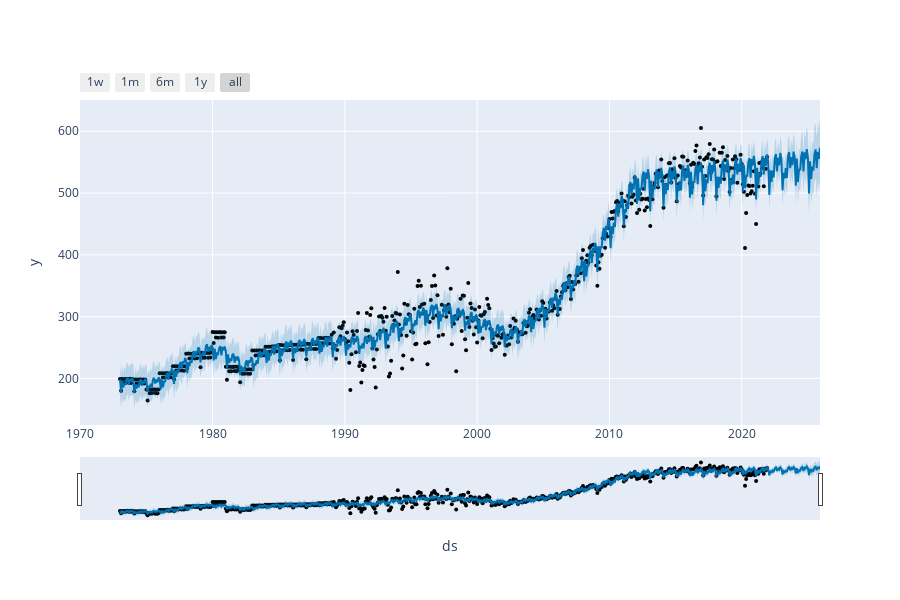
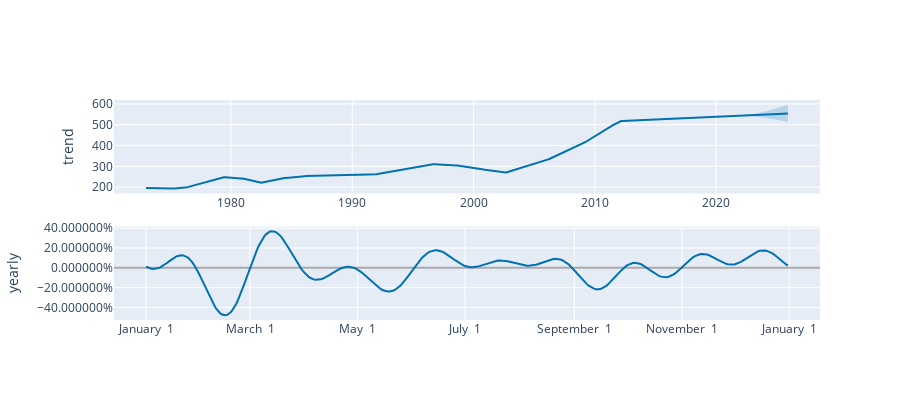

The notebook cell saved with these charts, in order:
### Code cell
# Gráfico Dinámico: Pronóstico y Componentes
fig_plotly1 = plot_plotly(model_prophet, forecast)
fig_plotly1.show()
fig_plotly2 = plot_components_plotly(model_prophet, forecast)
fig_plotly2.show()

### Figure 1 — Plotly figure (JSON) as saved in the notebook; plotly's stock layout.template omitted (floating-point values rounded to 4 significant figures; data arrays with more than 128 entries replaced by an {"elided": "..."} marker saying what was removed)
{"data": [{"marker": {"color": "black", "size": 4}, "mode": "markers", "name": "Actual", "type": "scatter", "x": {"elided": "588 str values"}, "y": {"elided": "588 float values"}}, {"hoverinfo": "skip", "line": {"width": 0}, "mode": "lines", "type": "scatter", "x": {"elided": "636 str values"}, "y": {"elided": "636 float values"}}, {"fill": "tonexty", "fillcolor": "rgba(0, 114, 178, 0.2)", "line": {"color": "#0072B2", "width": 2}, "mode": "lines", "name": "Predicted", "type": "scatter", "x": {"elided": "636 str values"}, "y": {"elided": "636 float values"}}, {"fill": "tonexty", "fillcolor": "rgba(0, 114, 178, 0.2)", "hoverinfo": "skip", "line": {"width": 0}, "mode": "lines", "type": "scatter", "x": {"elided": "636 str values"}, "y": {"elided": "636 float values"}}], "layout": {"height": 600, "showlegend": false, "width": 900, "xaxis": {"rangeselector": {"buttons": [{"count": 7, "label": "1w", "step": "day", "stepmode": "backward"}, {"count": 1, "label": "1m", "step": "month", "stepmode": "backward"}, {"count": 6, "label": "6m", "step": "month", "stepmode": "backward"}, {"count": 1, "label": "1y", "step": "year", "stepmode": "backward"}, {"step": "all"}]}, "rangeslider": {"visible": true}, "title": {"text": "ds"}, "type": "date"}, "yaxis": {"title": {"text": "y"}}}}

### Figure 2 — Plotly figure (JSON) as saved in the notebook; plotly's stock layout.template omitted (floating-point values rounded to 4 significant figures; data arrays with more than 128 entries replaced by an {"elided": "..."} marker saying what was removed)
{"data": [{"line": {"color": "#0072B2", "width": 2}, "mode": "lines", "name": "trend", "type": "scatter", "x": {"elided": "636 str values"}, "xaxis": "x", "y": {"elided": "636 float values"}, "yaxis": "y"}, {"line": {"color": "rgba(0, 114, 178, 0.2)", "width": 0}, "mode": "lines", "name": "trend_upper", "type": "scatter", "x": {"elided": "636 str values"}, "xaxis": "x", "y": {"elided": "636 float values"}, "yaxis": "y"}, {"fill": "tonexty", "fillcolor": "rgba(0, 114, 178, 0.2)", "line": {"color": "rgba(0, 114, 178, 0.2)", "width": 0}, "mode": "lines", "name": "trend_lower", "type": "scatter", "x": {"elided": "636 str values"}, "xaxis": "x", "y": {"elided": "636 float values"}, "yaxis": "y"}, {"line": {"color": "#0072B2", "width": 2}, "mode": "lines", "name": "yearly", "type": "scatter", "x": {"elided": "365 str values"}, "xaxis": "x2", "y": {"elided": "365 float values"}, "yaxis": "y2"}], "layout": {"height": 400, "showlegend": false, "width": 900, "xaxis": {"anchor": "y", "domain": [0, 1], "range": ["1970-05-10T15:36:00", "2028-07-24T08:24:00"], "type": "date"}, "xaxis2": {"anchor": "y2", "domain": [0, 1], "range": ["2016-12-13T18:54:02.958904115", "2018-01-18T11:04:57.863013581"], "tickformat": "%B %e", "type": "date"}, "yaxis": {"anchor": "x", "domain": [0.575, 1], "rangemode": "normal", "title": {"text": "trend"}, "zerolinecolor": "#AAA"}, "yaxis2": {"anchor": "x2", "domain": [0, 0.425], "hoverformat": ".2%", "tickformat": "%", "title": {"text": "yearly"}, "zerolinecolor": "#AAA"}}}
